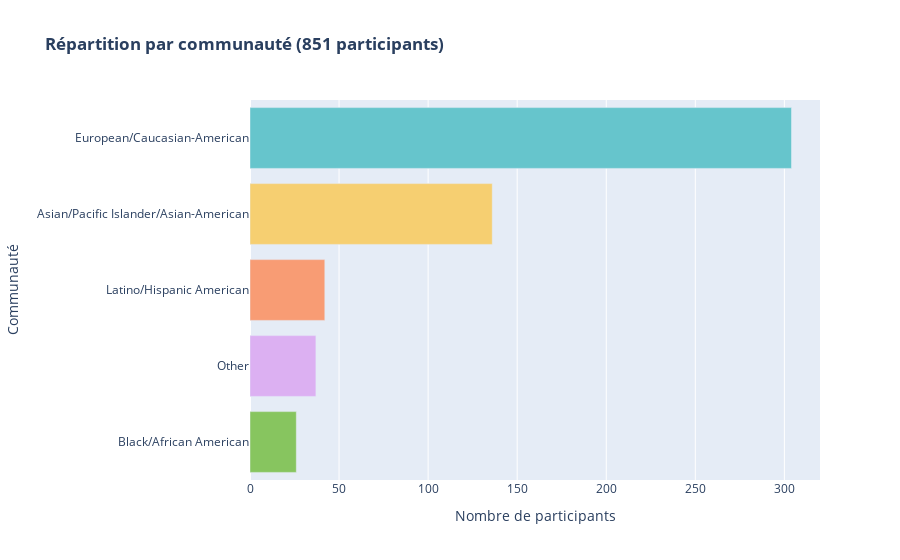

Notebook code for this chart:
### Markdown cell above
repartion des metiers

### Code cell
# Filtrage des participants uniques (1 ligne par iid)
participants = df_map.drop_duplicates(subset='iid')

# Vérification : 851 participants
print("Nombre de participants uniques :", participants.shape[0])

# Comptage du nombre de participants par race
race_counts = participants['race'].value_counts().reset_index()
race_counts.columns = ['race', 'count']

# Couleurs personnalisées (à adapter si besoin)
color_palette = px.colors.qualitative.Pastel

# Création du graphique
fig = px.bar(
    race_counts,
    y='race',
    x='count',
    title='<b>Répartition par communauté (851 participants)</b>',
    color='race',
    orientation='h',
    color_discrete_sequence=color_palette
)

fig.update_layout(
    xaxis_title='Nombre de participants',
    yaxis_title='Communauté',
    yaxis={'categoryorder': 'total ascending'},  # tri croissant
    showlegend=False  # légende inutile ici
)

fig.show()

### Figure 1 — Plotly figure (JSON) as saved in the notebook; plotly's stock layout.template omitted (floating-point values rounded to 4 significant figures)
{"data": [{"alignmentgroup": "True", "hovertemplate": "race=%{y}<br>count=%{x}<extra></extra>", "legendgroup": "European/Caucasian-American", "marker": {"color": "rgb(102, 197, 204)", "pattern": {"shape": ""}}, "name": "European/Caucasian-American", "offsetgroup": "European/Caucasian-American", "orientation": "h", "showlegend": true, "textposition": "auto", "type": "bar", "x": [304], "xaxis": "x", "y": ["European/Caucasian-American"], "yaxis": "y"}, {"alignmentgroup": "True", "hovertemplate": "race=%{y}<br>count=%{x}<extra></extra>", "legendgroup": "Asian/Pacific Islander/Asian-American", "marker": {"color": "rgb(246, 207, 113)", "pattern": {"shape": ""}}, "name": "Asian/Pacific Islander/Asian-American", "offsetgroup": "Asian/Pacific Islander/Asian-American", "orientation": "h", "showlegend": true, "textposition": "auto", "type": "bar", "x": [136], "xaxis": "x", "y": ["Asian/Pacific Islander/Asian-American"], "yaxis": "y"}, {"alignmentgroup": "True", "hovertemplate": "race=%{y}<br>count=%{x}<extra></extra>", "legendgroup": "Latino/Hispanic American", "marker": {"color": "rgb(248, 156, 116)", "pattern": {"shape": ""}}, "name": "Latino/Hispanic American", "offsetgroup": "Latino/Hispanic American", "orientation": "h", "showlegend": true, "textposition": "auto", "type": "bar", "x": [42], "xaxis": "x", "y": ["Latino/Hispanic American"], "yaxis": "y"}, {"alignmentgroup": "True", "hovertemplate": "race=%{y}<br>count=%{x}<extra></extra>", "legendgroup": "Other", "marker": {"color": "rgb(220, 176, 242)", "pattern": {"shape": ""}}, "name": "Other", "offsetgroup": "Other", "orientation": "h", "showlegend": true, "textposition": "auto", "type": "bar", "x": [37], "xaxis": "x", "y": ["Other"], "yaxis": "y"}, {"alignmentgroup": "True", "hovertemplate": "race=%{y}<br>count=%{x}<extra></extra>", "legendgroup": "Black/African American", "marker": {"color": "rgb(135, 197, 95)", "pattern": {"shape": ""}}, "name": "Black/African American", "offsetgroup": "Black/African American", "orientation": "h", "showlegend": true, "textposition": "auto", "type": "bar", "x": [26], "xaxis": "x", "y": ["Black/African American"], "yaxis": "y"}], "layout": {"barmode": "relative", "legend": {"title": {"text": "race"}, "tracegroupgap": 0}, "showlegend": false, "title": {"text": "<b>Répartition par communauté (851 participants)</b>"}, "xaxis": {"anchor": "y", "domain": [0, 1], "title": {"text": "Nombre de participants"}}, "yaxis": {"anchor": "x", "categoryarray": ["Black/African American", "Other", "Latino/Hispanic American", "Asian/Pacific Islander/Asian-American", "European/Caucasian-American"], "categoryorder": "total ascending", "domain": [0, 1], "title": {"text": "Communauté"}}}}
